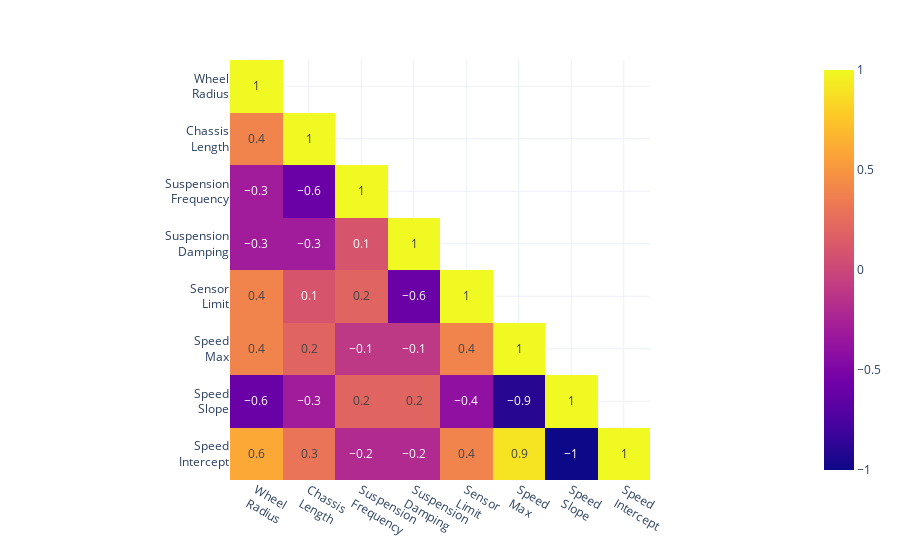

Notebook code for this chart:
### Code cell
df_corr = df_temp.corr().round(1)
mask = np.zeros_like(df_corr, dtype=bool)
mask[np.tril_indices_from(mask)] = True
df_corr_viz = df_corr.mask(~mask).dropna(how="all").dropna("columns", how="all")
fig = px.imshow(df_corr_viz, text_auto=True)
fig.show()

### Figure 1 — Plotly figure (JSON) as saved in the notebook; plotly's stock layout.template omitted (floating-point values rounded to 4 significant figures)
{"data": [{"coloraxis": "coloraxis", "hovertemplate": "x: %{x}<br>y: %{y}<br>color: %{z}<extra></extra>", "name": "0", "texttemplate": "%{z}", "type": "heatmap", "x": ["Wheel<br>Radius", "Chassis<br>Length", "Suspension<br>Frequency", "Suspension<br>Damping", "Sensor<br>Limit", "Speed<br>Max", "Speed<br>Slope", "Speed<br>Intercept"], "xaxis": "x", "y": ["Wheel<br>Radius", "Chassis<br>Length", "Suspension<br>Frequency", "Suspension<br>Damping", "Sensor<br>Limit", "Speed<br>Max", "Speed<br>Slope", "Speed<br>Intercept"], "yaxis": "y", "z": [[1, null, null, null, null, null, null, null], [0.4, 1, null, null, null, null, null, null], [-0.3, -0.6, 1, null, null, null, null, null], [-0.3, -0.3, 0.1, 1, null, null, null, null], [0.4, 0.1, 0.2, -0.6, 1, null, null, null], [0.4, 0.2, -0.1, -0.1, 0.4, 1, null, null], [-0.6, -0.3, 0.2, 0.2, -0.4, -0.9, 1, null], [0.6, 0.3, -0.2, -0.2, 0.4, 0.9, -1, 1]]}], "layout": {"coloraxis": {"colorscale": [[0, "#0d0887"], [0.1111, "#46039f"], [0.2222, "#7201a8"], [0.3333, "#9c179e"], [0.4444, "#bd3786"], [0.5556, "#d8576b"], [0.6667, "#ed7953"], [0.7778, "#fb9f3a"], [0.8889, "#fdca26"], [1, "#f0f921"]]}, "margin": {"t": 60}, "xaxis": {"anchor": "y", "constrain": "domain", "domain": [0, 1], "scaleanchor": "y"}, "yaxis": {"anchor": "x", "autorange": "reversed", "constrain": "domain", "domain": [0, 1]}}}
